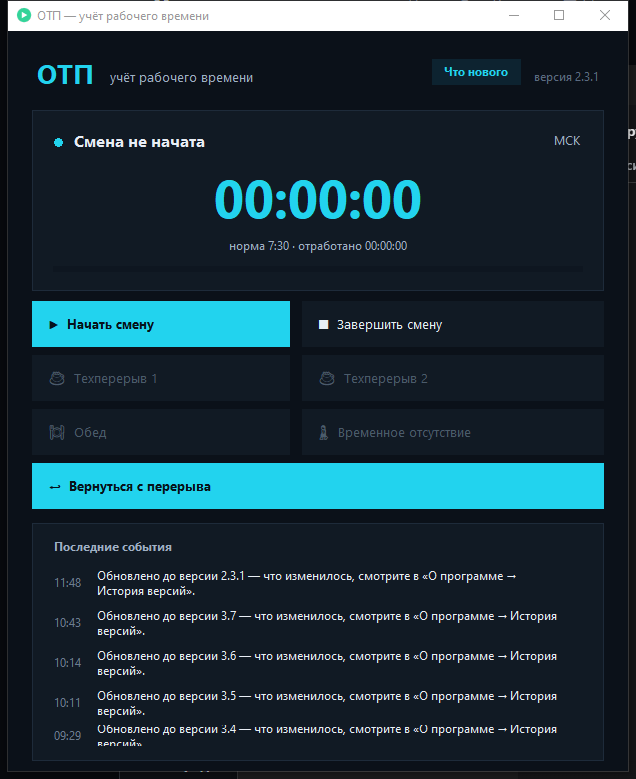
#> input picture docs/images/app-main.png, 636 x 779 px
$ python make_video.py
#> lines starting #> are read from the running program, lines starting #| are printed output that depends on the picture
# -*- coding: utf-8 -*-
"""Сборка видеоинструкции по приложению ОТП.

Что делает:
  1) синтезирует озвучку по сценам (ru-RU нейроголос, мужской);
  2) рисует кадры 1920x1080 (30 fps): тёмный фон в стиле сайта, скриншот окна,
     анимированный курсор с жёлтым свечением, подсветка кнопок, подписи;
  3) собирает музыку (pad) с ducking под речь и SFX кликов;
  4) кодирует MP4 через ffmpeg.

Запуск: python scripts/make_video.py [--fast]
Результат: video/ОТП-инструкция.mp4
"""
import argparse
import asyncio
import math
import os
import subprocess
import sys
import wave

import numpy as np
from PIL import Image, ImageDraw, ImageFilter, ImageFont

ROOT = os.path.dirname(os.path.dirname(os.path.abspath(__file__)))
OUT_DIR = os.path.join(ROOT, "video")
FRAMES = os.path.join(OUT_DIR, "frames")
AUDIO = os.path.join(OUT_DIR, "audio")
SHOT = os.path.join(ROOT, "docs", "images", "app-main.png")

W, H, FPS = 1920, 1080, 30
BG = (7, 11, 17)
CARD = (13, 21, 30)
ACCENT = (34, 211, 238)
TEXT = (232, 237, 245)
DIM = (159, 176, 197)
WARN = (248, 113, 113)

FONT_DIR = r"C:\Windows\Fonts"
F_BOLD = os.path.join(FONT_DIR, "segoeuib.ttf")
F_REG = os.path.join(FONT_DIR, "segoeui.ttf")
F_SEMI = os.path.join(FONT_DIR, "seguisb.ttf")

if hasattr(sys.stdout, "reconfigure"):
    sys.stdout.reconfigure(encoding="utf-8", errors="replace")

# ffmpeg из общего каталога инструментов не может писать файлы (политика песочницы),
# поэтому работаем копией внутри проекта
FFMPEG = os.path.join(os.path.dirname(os.path.dirname(os.path.abspath(__file__))),
                      "video", "ffmpeg_local.exe")
FFPROBE = "ffprobe"


def ffmpeg_path():
    """Проверяем, что локальная копия ffmpeg на месте."""
    global FFMPEG
    if os.path.exists(FFMPEG):
        return
    for exe in ("ffmpeg", os.path.join("bin", "ffmpeg.exe")):
        try:
            subprocess.run([exe, "-version"], capture_output=True, check=True)
            FFMPEG = exe
            return
        except Exception:
            continue


def run(cmd):
    p = subprocess.run(cmd, capture_output=True)
    if p.returncode != 0:
        raise RuntimeError(f"{cmd[0]} -> {p.returncode}: {p.stderr.decode('utf-8', 'replace')[:600]}")


def fnt(path, size):
    try:
        return ImageFont.truetype(path, size)
    except Exception:
        return ImageFont.load_default()


# ------------------------------------------------------------------ озвучка --
# Голос берём в локальном Speech Studio (OpenAI-совместимый API на этом компьютере).
SPEECH_BASE = os.environ.get("SPEECH_STUDIO_URL", "http://127.0.0.1:8797/v1")
SPEECH_VOICE = os.environ.get("SPEECH_STUDIO_VOICE", "Евгений Яковлев")
SPEECH_MODEL = os.environ.get("SPEECH_STUDIO_MODEL", "tts-1")

CN = {
    "voice": "ru-RU-DmitryNeural",
    "rate": "-3%",
    "pitch": "-2Hz",
}


def synth_studio(text: str, path: str, timeout: int = 600):
    """Речь через локальный Speech Studio (тот же текст, профиль «Евгений Яковлев»)."""
    import json
    import urllib.request
    body = json.dumps({
        "model": SPEECH_MODEL,
        "voice": SPEECH_VOICE,
        "input": text,
        "response_format": "mp3",
    }).encode("utf-8")
    req = urllib.request.Request(SPEECH_BASE + "/audio/speech", data=body,
                                 headers={"Content-Type": "application/json"})
    with urllib.request.urlopen(req, timeout=timeout) as r:
        data = r.read()
    if len(data) < 2000:
        raise RuntimeError("пустой ответ синтеза")
    with open(path, "wb") as f:
        f.write(data)


async def tts(text, path):
    """Резервный вариант — тот же нейроголос через открытый синтезатор."""
    import edge_tts
    comm = edge_tts.Communicate(text, CN["voice"], rate=CN["rate"], pitch=CN["pitch"])
    await comm.save(path)


def synth(text, path):
    if os.path.exists(path) and os.path.getsize(path) > 2000:
        return
    try:
        synth_studio(text, path)
    except Exception as e:
        print(f"    Speech Studio недоступен ({e}); беру резервный голос")
        asyncio.run(tts(text, path))


def warmup():
    """Первый запрос грузит модель — делаем его заранее, коротким текстом."""
    try:
        probe = os.path.join(AUDIO, "warmup.mp3")
        if not (os.path.exists(probe) and os.path.getsize(probe) > 1000):
            synth_studio("Проверка.", probe, timeout=900)
        print("  Speech Studio готов:", SPEECH_VOICE)
    except Exception as e:
        print("  Speech Studio недоступен, будет резервный голос:", e)


def dur(path):
    p = subprocess.run([FFPROBE, "-v", "error", "-show_entries", "format=duration",
                        "-of", "default=nw=1:nk=1", path], capture_output=True, text=True)
    try:
        return float(p.stdout.strip())
    except Exception:
        return 3.0


def to_wav(src, dst):
    run([FFMPEG, "-y", "-i", src, "-ar", "48000", "-ac", "1", dst])


# [5 lines left out: function read_wav, not called in this run]


# -------------------------------------------------------------- изображения --
def backdrop(w=W, h=H):
    img = Image.new("RGB", (w, h), BG)
    d = ImageDraw.Draw(img, "RGBA")
    for i in range(0, h, 48):
        d.line([(0, i), (w, i)], fill=(255, 255, 255, 5))
    for i in range(0, w, 48):
        d.line([(i, 0), (i, h)], fill=(255, 255, 255, 5))
    glow = Image.new("RGBA", (w, h), (0, 0, 0, 0))
    gd = ImageDraw.Draw(glow)
    gd.ellipse([w * 0.55, -h * 0.5, w * 1.25, h * 0.55], fill=(34, 211, 238, 16))
    gd.ellipse([-w * 0.25, h * 0.55, w * 0.45, h * 1.4], fill=(34, 211, 238, 10))
    glow = glow.filter(ImageFilter.GaussianBlur(120))
    img = Image.alpha_composite(img.convert("RGBA"), glow)
    return img.convert("RGB")


def rounded(img_layer, box, radius, fill, outline=None, width=2):
    d = ImageDraw.Draw(img_layer)
    d.rounded_rectangle(box, radius=radius, fill=fill, outline=outline, width=width)


def shot_image():
    """Скриншот окна на карточке с тенью."""
    base = backdrop()
    shot = Image.open(SHOT).convert("RGB")
    scale = min(0.86, 900 / shot.height)
    shot = shot.resize((int(shot.width * scale), int(shot.height * scale)), Image.LANCZOS)
    x = (W - shot.width) // 2
    y = (H - shot.height) // 2 + 20
    card = Image.new("RGBA", (W, H), (0, 0, 0, 0))
    cd = ImageDraw.Draw(card)
    cd.rounded_rectangle([x - 14, y - 14, x + shot.width + 14, y + shot.height + 14],
                         radius=26, fill=(13, 21, 30, 255), outline=(30, 43, 58, 255), width=2)
    shadow = card.filter(ImageFilter.GaussianBlur(28))
    base = Image.alpha_composite(base.convert("RGBA"), shadow)
    base = Image.alpha_composite(base, card)
    base.paste(shot, (x, y))
    return base.convert("RGB"), (x, y, x + shot.width, y + shot.height)


def tray_strip():
    """Крупная карточка «панель задач Windows» со значком ОТП.

    Рисуем отдельным блоком в центре кадра: так значок видно крупно,
    и его не перекрывает подпись снизу.
    """
    img = backdrop().convert("RGBA")
    d = ImageDraw.Draw(img, "RGBA")
    card_w, card_h = 1240, 190
    x0 = (W - card_w) // 2
    y0 = 470
    d.rounded_rectangle([x0, y0, x0 + card_w, y0 + card_h], radius=26,
                        fill=(10, 17, 25, 250), outline=(32, 46, 62, 255), width=2)
    # «меню Пуск» и приложения
    d.rounded_rectangle([x0 + 26, y0 + 34, x0 + 96, y0 + 104], radius=12, fill=(20, 33, 46, 255))
    for i in range(5):
        x = x0 + 116 + i * 78
        d.rounded_rectangle([x, y0 + 40, x + 58, y0 + 98], radius=12, fill=(24, 37, 51, 255))
    # правый блок: значки трея, наш значок, часы
    icon_size = 64
    cx = x0 + card_w - 300
    cy = y0 + card_h // 2
    for i in range(3):
        x = cx - 220 + i * 52
        d.rounded_rectangle([x, cy - 16, x + 34, cy + 16], radius=8, fill=(31, 45, 60, 255))
    ico = os.path.join(ROOT, "app", "tray", "icons", "tray-work-32.png")
    if os.path.exists(ico):
        im = Image.open(ico).convert("RGBA").resize((icon_size, icon_size), Image.LANCZOS)
    else:
        im = Image.new("RGBA", (icon_size, icon_size), (34, 211, 238, 255))
    ring = Image.new("RGBA", (W, H), (0, 0, 0, 0))
    ImageDraw.Draw(ring).rounded_rectangle(
        [cx - icon_size // 2 - 12, cy - icon_size // 2 - 12,
         cx + icon_size // 2 + 12, cy + icon_size // 2 + 12],
        radius=16, outline=(34, 211, 238, 230), width=3)
    img.alpha_composite(ring)
    img.alpha_composite(im, (cx - icon_size // 2, cy - icon_size // 2))
    d.text((cx - 26, y0 + card_h - 34), "ОТП", font=fnt(F_SEMI, 22), fill=ACCENT)
    # часы справа
    d.text((x0 + card_w - 118, cy - 24), "17:34", font=fnt(F_REG, 26), fill=DIM)
    d.text((x0 + card_w - 148, cy + 8), "27.11.2026", font=fnt(F_REG, 20), fill=(120, 136, 154))
    return img, (cx, cy)


# [12 lines left out: function cursor, not called in this run]


def ease(t):
    t = max(0.0, min(1.0, t))
    return t * t * (3 - 2 * t)


# [72 lines left out: functions bezier, wrap, draw_caption, draw_badge, highlight, ripple, not called in this run]


# ------------------------------------------------------------------ сцены ----
# каждая сцена: длительность, подпись, подзаголовок, текст, движения курсора
def build_scenes():
    return [
        {"id": "intro", "text": "Здравствуйте! Это короткая инструкция по приложению ОТП для Windows. "
                                "Покажу, как отмечать смену, перерывы и обед.",
         "title": "ОТП для Windows", "sub": "Пошаговая инструкция", "min": 8.0},
        {"id": "open", "text": "Приложение живёт в трее. Двойной клик по значку открывает главное окно, "
                               "правый клик — меню.",
         "cap": "Двойной клик по значку в трее", "sub": "Правый клик — меню приложения", "min": 11.0},
        {"id": "start", "text": "Нажмите «Начать смену». Таймер пойдёт сразу, а норма дня — семь часов тридцать минут.",
         "cap": "Начать смену", "sub": "Таймер идёт, норма дня — 07:30", "min": 11.0},
        {"id": "break", "text": "Нажали «Техперерыв» — время встало на паузу. Так же работает обед. "
                                "Возврат — той же кнопкой: «Вернуться с обеда».",
         "cap": "Техперерыв → Обед → Вернуться с обеда", "sub": "На паузе время не засчитывается", "min": 15.0},
        {"id": "absence", "text": "Появился вопрос: отсутствие. Выберите причину. Без заявки — время продолжает идти, "
                                  "с причиной — пауза.",
         "cap": "Временное отсутствие", "sub": "«Без заявки» — время идёт", "min": 12.0},
        {"id": "stop", "text": "Завершить смену — время зафиксируется. Если до конца дня смена не закрыта, "
                               "она закроется сама в 23:59.",
         "cap": "Завершить смену", "sub": "Забытая смена закроется в 23:59", "min": 11.0},
        {"id": "poll", "text": "Открыт опрос — плашка красная, а на значке точка. Нажмите «Заполнить» и отметьте дни. "
                               "Подробные показатели — на сайте «Мои результаты».",
         "cap": "Опрос по графику", "sub": "Красная плашка и точка на значке", "min": 13.0},
        {"id": "outro", "text": "Спасибо за просмотр. Удачной работы!",
         "title": "Теперь вы знаете основы!", "sub": "Вопросы — в поддержку ОТП", "min": 9.0},
    ]


# ---------------------------------------------------------------- навигация --
# [197 lines left out: functions window_boxes, scene_frames, music_bed, sfx_click, sfx_chime, place, not called in this run]


def main():
    ap = argparse.ArgumentParser()
    ap.add_argument("--fast", action="store_true", help="быстрая сборка (ниже качество)")
    args = ap.parse_args()

    ffmpeg_path()
#> (the call stopped at in ffmpeg_path, `subprocess.run([exe, "-version"], capture_output=True, check=True)`: subprocess is not available in this run)
    os.makedirs(FRAMES, exist_ok=True)
    os.makedirs(AUDIO, exist_ok=True)
    for f in os.listdir(FRAMES):
        os.remove(os.path.join(FRAMES, f))

    warmup()
#> (the call stopped at in synth_studio, `with urllib.request.urlopen(req, timeout=timeout) as r:`: the network is not available in this run)
    scenes = build_scenes()
    bg_base, rect = shot_image()
#> in backdrop, `glow = Image.new("RGBA", (w, h), (0, 0, 0, 0))`: glow: PIL image 1920x1080 RGBA; every value is 0
#> in backdrop, `glow = glow.filter(ImageFilter.GaussianBlur(120))`:
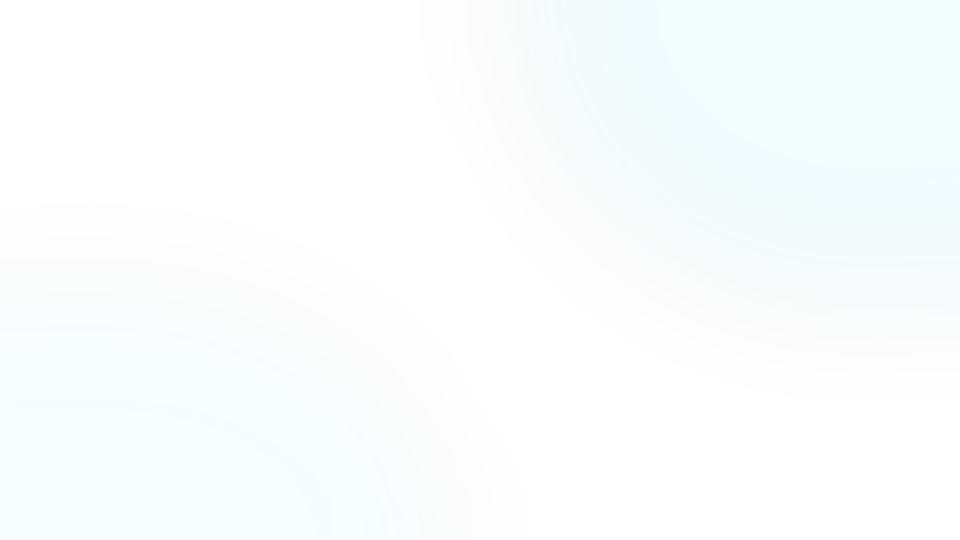
#> glow: PIL image 1920x1080 RGBA (shown at 1/2 size); mean R, G, B, A 12.8, 79.7, 89.9, 5; transparent parts drawn white
#> in shot_image, shot is the input picture: PIL image 636x779 RGB; mean R, G, B 29.7, 51.7, 62.1
#> in shot_image, `shot = shot.resize((int(shot.width * scale), int(shot.height * scale))..`:
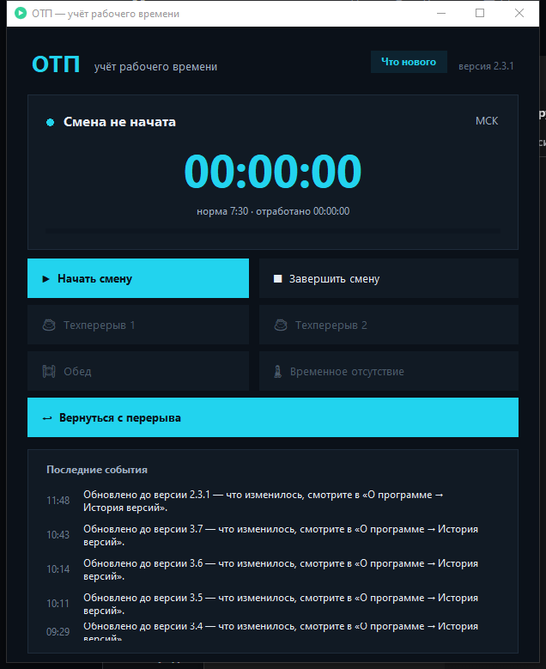
#> shot: PIL image 546x669 RGB; mean R, G, B 29.7, 51.7, 62
#> in shot_image, `shadow = card.filter(ImageFilter.GaussianBlur(28))`:
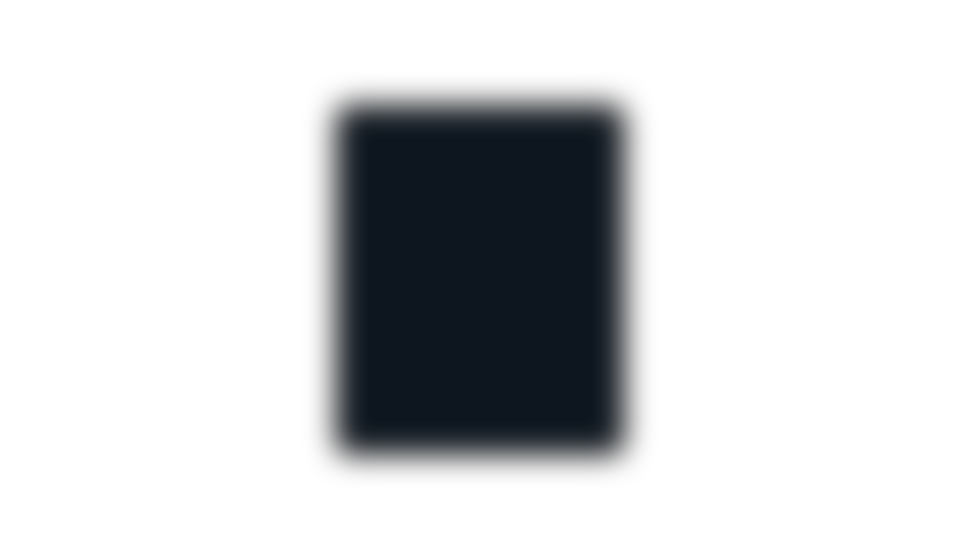
#> shadow: PIL image 1920x1080 RGBA (shown at 1/2 size); mean R, G, B, A 2.6, 4.1, 5.9, 49.3; transparent parts drawn white
#> in shot_image, `base.paste(shot, (x, y))`:
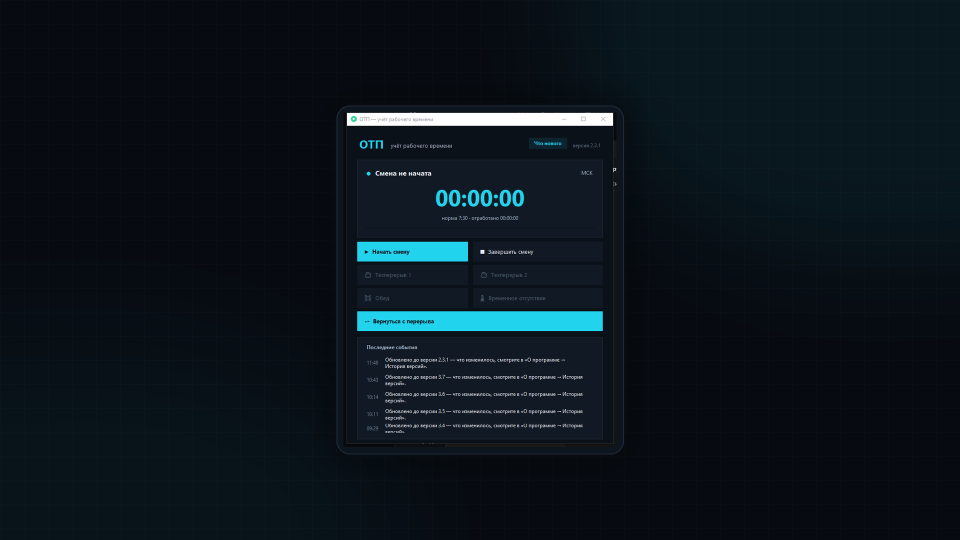
#> base: PIL image 1920x1080 RGBA (shown at 1/2 size); mean R, G, B, A 11.7, 21.6, 28.6, 255
#> rect = (687, 225, 1233, 894)
    bg_clean = backdrop()
    tray_img, tray_pos = tray_strip()
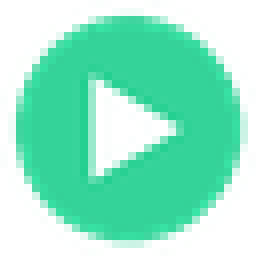
#> input picture app/assets/tray-work-32.png, 32 x 32 px, found by its file name (shown 8 times larger)
#> in tray_strip, `im = Image.open(ico).convert("RGBA").resize((icon_size, icon_size), Im..`:
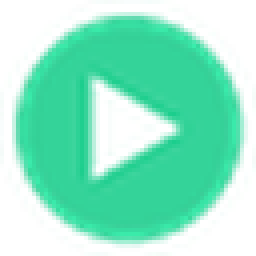
#> im: PIL image 64x64 RGBA (shown 4 times larger); mean R, G, B, A 52.1, 166.5, 126.5, 155.8; transparent parts drawn white
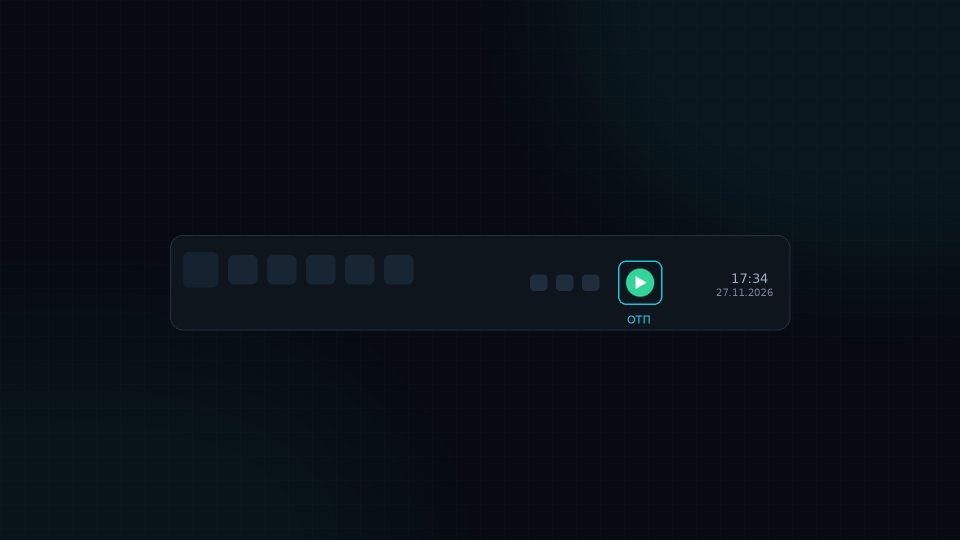
#> tray_img: PIL image 1920x1080 RGBA (shown at 1/2 size); mean R, G, B, A 8.3, 15.7, 22.2, 254.5; transparent parts drawn white
#> tray_pos = (1280, 565)

    # 1) озвучка
    narr = []
    for sc in scenes:
        mp3 = os.path.join(AUDIO, sc["id"] + ".mp3")
        wav = os.path.join(AUDIO, sc["id"] + ".wav")
        synth(sc["text"], mp3)
        to_wav(mp3, wav)
        narr.append((wav, dur(wav)))
        print(f"  озвучка {sc['id']}: {narr[-1][1]:.1f} c")

    # 2) длительности
    for sc, (wav, d) in zip(scenes, narr):
        sc["wav"] = wav
        sc["narration"] = d
        sc["duration"] = max(sc["min"], d + 2.2)
        sc["bg"] = bg_clean if sc["id"] in ("intro", "outro") else bg_base
        if sc["id"] == "open":
            sc["tray"] = (tray_img, tray_pos)

    total = sum(s["duration"] for s in scenes)
    print(f"  длительность: {total:.1f} c")

    # 3) кадры
    idx = 0
    # [6 lines left out: function writer, not called in this run]

    for si, sc in enumerate(scenes):
        scene_frames(sc, si, total, rect, writer)

    # 4) звук
    sr = 48000
    mix = music_bed(total, sr)
    # ducking: приглушаем музыку под речь
    gain = np.ones(int(total * sr), dtype=np.float32)
    click = sfx_click(sr)
    chime = sfx_chime(sr)
    pos = 0.0
    for sc in scenes:
        w, d = read_wav(sc["wav"])
        place(mix, w * 1.0, pos + 0.25, sr, gain=1.0)
        a = int((pos + 0.25) * sr)
        b = min(len(gain), a + len(w))
        gain[a:b] = np.minimum(gain[a:b], 0.42)      # ~ -7.5 дБ на речи
        # SFX: клик в сцене с кликом, уведомление в конце
        place(mix, click, pos + sc["duration"] * 0.55, sr, gain=0.35)
        if sc["id"] in ("poll", "outro"):
            place(mix, chime, pos + 0.4, sr, gain=0.30)
        pos += sc["duration"]
    # плавные края
    fade = int(0.8 * sr)
    gain[:fade] *= np.linspace(0.5, 1.0, fade, dtype=np.float32)
    gain[-int(2.5 * sr):] *= np.linspace(1.0, 0.0, int(2.5 * sr), dtype=np.float32)
    mix = mix * gain
    mix = np.clip(mix, -1.0, 1.0)
    pcm = (mix * 32767).astype(np.int16)
    with wave.open(os.path.join(AUDIO, "mix.wav"), "wb") as w:
        w.setnchannels(1)
        w.setsampwidth(2)
        w.setframerate(sr)
        w.writeframes(pcm.tobytes())

    # 5) кодирование
    out = os.path.join(OUT_DIR, "ОТП-инструкция.mp4")
    crf = "26" if args.fast else "20"
    run([FFMPEG, "-y", "-framerate", str(FPS), "-i", os.path.join(FRAMES, "%05d.png"),
         "-i", os.path.join(AUDIO, "mix.wav"),
         "-c:v", "libx264", "-preset", "medium" if not args.fast else "veryfast",
         "-crf", crf, "-pix_fmt", "yuv420p", "-profile:v", "high",
         "-c:a", "aac", "-b:a", "192k", "-shortest",
         "-movflags", "+faststart", out])
    print("готово:", out)


if __name__ == "__main__":
    main()
#> (the call stopped at in dur, `p = subprocess.run([FFPROBE, "-v", "error", "-show_entries", "format=d..`: subprocess is not available in this run)
